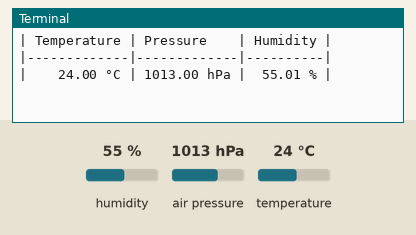
This program was run on a simulated Raspberry Pi (BCM pin numbers). On the bench: the last lines printed to the terminal. The inputs (shaded band) are chosen by the test bench; at power-on: humidity 55 %, air pressure 1013 hPa, temperature 24 °C.

Above: at 1.2 s.
1.3 s: humidity set to 22 %
At 2.5 s:
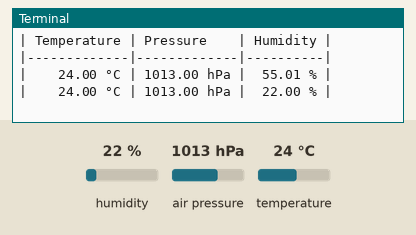
4.0 s: air pressure set to 952 hPa
At 5.3 s:
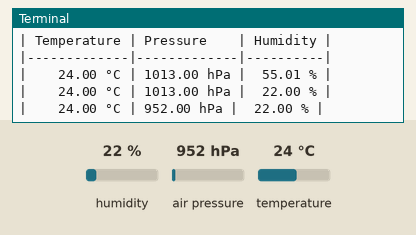
6.7 s: temperature set to 12 °C
At 8.5 s:
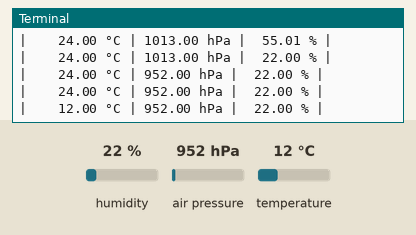

Measured:
- after the input at 1.3 s, the terminal: prints a new line after 0.71 s (image 1)
- after the input at 4.0 s, the terminal: prints a new line at once (image 2)
- after the input at 6.7 s, the terminal: prints a new line after 1.3 s (image 3)

The program:

simple_bme280_logger.py
```python
#!/usr/bin/env python3
import sys
import smbus
import time

# I2C setup
DEFAULT_BUS = 1
DEFAULT_ADDRESS = 0x76

# Registers
REG_CHIP_ID = 0xD0
REG_CALIB00 = 0x88
REG_CALIB26 = 0xE1
REG_CTRL_HUM = 0xF2
REG_CTRL_MEAS = 0xF4
REG_CONFIG = 0xF5
REG_DATA = 0xF7

BME280_CHIP_ID = 0x60

# Helper functions
def u16(lsb, msb):
    return (msb << 8) | lsb

def s16(lsb, msb):
    result = u16(lsb, msb)
    if result > 32767:
        result -= 65536
    return result


class BME280:
    def __init__(self, address=DEFAULT_ADDRESS, bus=DEFAULT_BUS):
        self.bus = smbus.SMBus(bus)
        self.address = address
        self.check_chip_id()
        self.setup()

    def close(self):
        self.bus.close()

    def check_chip_id(self):
        """Load chip ID and verify"""
        chip_id = self.bus.read_byte_data(self.address, REG_CHIP_ID)
        if chip_id != BME280_CHIP_ID:
            raise ValueError(f"Invalid BME280 chip ID: 0x{chip_id:02X}")
        return True

    def setup(self):
        """Initialise the device"""
        # Read calibration data
        calib1 = self.bus.read_i2c_block_data(self.address, REG_CALIB00, 26)
        calib2 = self.bus.read_i2c_block_data(self.address, REG_CALIB26, 7)

        # Temperature calibration
        self.dig_T1 = u16(calib1[0], calib1[1])
        self.dig_T2 = s16(calib1[2], calib1[3])
        self.dig_T3 = s16(calib1[4], calib1[5])

        # Pressure calibration
        self.dig_P1 = u16(calib1[6], calib1[7])
        self.dig_P2 = s16(calib1[8], calib1[9])
        self.dig_P3 = s16(calib1[10], calib1[11])
        self.dig_P4 = s16(calib1[12], calib1[13])
        self.dig_P5 = s16(calib1[14], calib1[15])
        self.dig_P6 = s16(calib1[16], calib1[17])
        self.dig_P7 = s16(calib1[18], calib1[19])
        self.dig_P8 = s16(calib1[20], calib1[21])
        self.dig_P9 = s16(calib1[22], calib1[23])

        # Humidity calibration
        self.dig_H1 = calib1[25]
        self.dig_H2 = s16(calib2[0], calib2[1])
        self.dig_H3 = calib2[2]
        self.dig_H4 = (calib2[3] << 4) | (calib2[4] & 0x0F)
        self.dig_H5 = (calib2[5] << 4) | (calib2[4] >> 4)
        self.dig_H6 = calib2[6]
        if self.dig_H6 > 127:
            self.dig_H6 -= 256

        # Configure sensor
        self.bus.write_byte_data(self.address, REG_CTRL_HUM, 0x01)   # Humidity oversampling x1
        self.bus.write_byte_data(self.address, REG_CTRL_MEAS, 0x27)  # Temp & Pressure oversampling x1, normal mode
        self.bus.write_byte_data(self.address, REG_CONFIG, 0xA0)     # Standby 1000ms

    def read_values(self):
        data = self.bus.read_i2c_block_data(self.address, REG_DATA, 8)

        adc_p = (data[0] << 12) | (data[1] << 4) | (data[2] >> 4)
        adc_t = (data[3] << 12) | (data[4] << 4) | (data[5] >> 4)
        adc_h = (data[6] << 8) | data[7]

        # Temperature compensation
        var1 = (adc_t / 16384.0 - self.dig_T1 / 1024.0) * self.dig_T2
        var2 = ((adc_t / 131072.0 - self.dig_T1 / 8192.0) ** 2) * self.dig_T3
        self.t_fine = var1 + var2
        temperature = self.t_fine / 5120.0

        # Pressure compensation
        var1 = self.t_fine / 2.0 - 64000.0
        var2 = var1 * var1 * self.dig_P6 / 32768.0
        var2 = var2 + var1 * self.dig_P5 * 2.0
        var2 = var2 / 4.0 + self.dig_P4 * 65536.0
        var1 = (self.dig_P3 * var1 * var1 / 524288.0 + self.dig_P2 * var1) / 524288.0
        var1 = (1.0 + var1 / 32768.0) * self.dig_P1

        if var1 == 0:
            pressure = 0
        else:
            pressure = 1048576.0 - adc_p
            pressure = (pressure - var2 / 4096.0) * 6250.0 / var1
            var1 = self.dig_P9 * pressure * pressure / 2147483648.0
            var2 = pressure * self.dig_P8 / 32768.0
            pressure = pressure + (var1 + var2 + self.dig_P7) / 16.0

        pressure = pressure / 100.0  # hPa

        # Humidity compensation
        var_h = self.t_fine - 76800.0
        var_h = (adc_h - (self.dig_H4 * 64.0 + self.dig_H5 / 16384.0 * var_h)) * (
            self.dig_H2
            / 65536.0
            * (1.0 + self.dig_H6 / 67108864.0 * var_h
            * (1.0 + self.dig_H3 / 67108864.0 * var_h))
        )
        var_h = var_h * (1.0 - self.dig_H1 * var_h / 524288.0)

        if var_h > 100:
            var_h = 100
        elif var_h < 0:
            var_h = 0

        humidity = var_h

        return temperature, pressure, humidity

def main():
    if len(sys.argv) > 1:
        try:
            address = int(sys.argv[1], 16)
        except ValueError:
            address = DEFAULT_ADDRESS
    else:
        address = DEFAULT_ADDRESS

    try:
        bme = BME280(address)

        print("| Temperature | Pressure    | Humidity |")
        print("|-------------|-------------|----------|")

        while True:
            temp, press, hum = bme.read_values()
            print(f"|    {temp:.2f} °C | {press:.2f} hPa |  {hum:.2f} % |")
            time.sleep(2)

    except KeyboardInterrupt:
        print("")

    except Exception as e:
        print(f"Error: {e}")
        sys.exit(1)

    finally:
        try:
            bmp.close()
        except:
            pass

if __name__ == "__main__":
    main()
```
